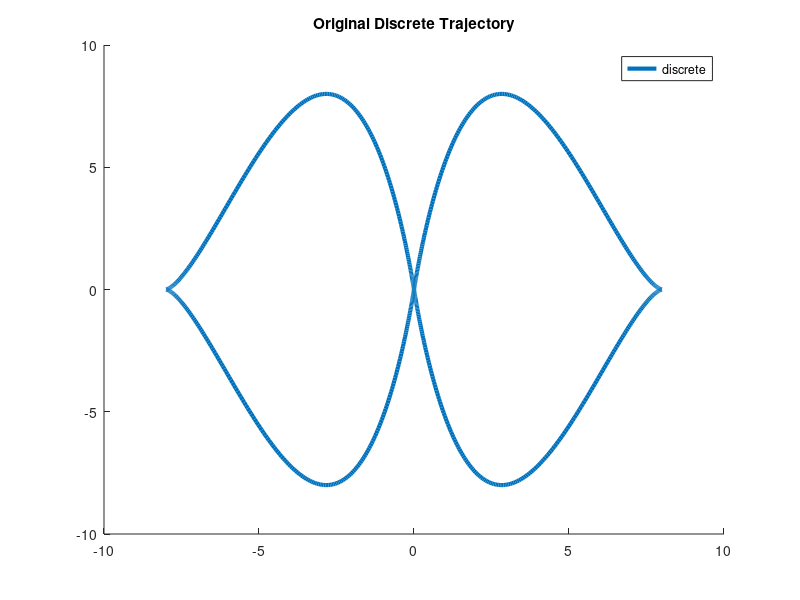

Write the MATLAB code that produced this figure. (Note: this script raises an error after producing the figure.)
% velocity motion model based inverse kinematics
% (c) 

clear;clc; close all;

ITER = 1000;
T =1/ITER;
L = 0.5; %robot width
r = 0.25; %wheel radius

t=linspace(-pi,pi,1e3); 
x = 8*sin(t).^3; y = 8*sin((2*t)).^3;
%plot(x,y)

%N=0:2*pi/T;
N = 0:ITER;
% x = 8*(sin(N*T )).^3;
% y = 8*(sin(2*N*T )).^3;
%figure;
hold on
plot(x,y, 'linewidth', 3)
%plot(xt,yt, 'linewidth', 2)
legend('discrete','continuous time')
title('Original Discrete Trajectory')
figure;

% initializing
phiN = zeros(1, ITER); w = zeros(1, ITER); v = zeros(1, ITER);
v_r = zeros(1, ITER); v_l = zeros(1, ITER); w_l = zeros(1, ITER); 
w_r = zeros(1, ITER);

for n=2:ITER-1
    phiN(n) = atan2(y(n) - y(n-1), x(n) - x(n-1));
    
    meu = 0.5*( (sin(phiN(n))*(y(n+1)-y(n))+cos(phiN(n))*(x(n+1)-x(n))) ...
        / (cos(phiN(n))*(y(n+1)-y(n))-sin(phiN(n))*(x(n+1)-x(n))) );
    
    xm = 0.5*(x(n)+x(n+1));
    ym = 0.5*(y(n)+y(n+1));
    
    xs = xm - (meu/2)*(y(n+1)-y(n));
    ys = ym + (meu/2)*(x(n+1)-x(n));

    R = sqrt((x(n)-xs)^2+(y(n)-ys)^2);
    
    theta_1 = atan2(y(n)-ys,x(n)-xs);
    theta_2 = atan2(y(n+1)-ys,x(n+1)-xs);

    delta_phi_n = wrapToPi(theta_1 - theta_2);
    
    w(n) = delta_phi_n / T;
    
    v(n) = R*abs(w(n));
    
    v_r(n) = ( (R + 0.5*L).*w(n)); % right wheel linear velocity
    w_r(n) = v_r(n)/ r; % right wheel angular velocity

    v_l(n) = ( (R - 0.5*L).*w(n)); % left wheel linear velocity
    w_l(n) = v_l(n)/r; % left wheel angular velocity
    
end 

subplot 211
plot(v); title('linear velocity')
subplot 212
plot(w); title('anguar velocity')
figure;

% R_t = v./w; 
% 
% v_r = ( (R_t + 0.5*L).*w); % right wheel linear velocity
% w_r = v_r ./ r; % right wheel angular velocity
% 
% v_l = ( (R_t - 0.5*L).*w); % left wheel linear velocity
% w_l = v_l./r; % left wheel angular velocity

subplot 221
plot(w_r); title('w_r')
subplot 222
plot(w_l); title('w_l')
subplot 223
plot(v_r); title('v_r')
subplot 224
plot(v_l); title('v_l')


x_f = zeros(1, ITER); y_f = zeros(1, ITER); phi_f = zeros(1, ITER); 
for n = 1:ITER-1
%     x_f(n+1) = x_f(n) + (v(n)/w(n))*(-sin(phiN(n))+sin(phiN(n)+w(n)*T));
%     y_f(n+1) = y_f(n) + (v(n)/w(n))*(-cos(phiN(n))+cos(phiN(n)+w(n)*T));
    
    x_f(n+1) = x_f(n) + v(n)*T*cos(phiN(n));
    y_f(n+1) = y_f(n) + v(n)*T*sin(phiN(n));
    
    %phiN(n+1) = phiN(n)+T*w(n);

end
figure;
hold on 
plot(x_f,y_f,'linewidth',1.5)
plot(x,y,'linewidth',2)
legend('recovered','original')
title('Recovered trajectory')